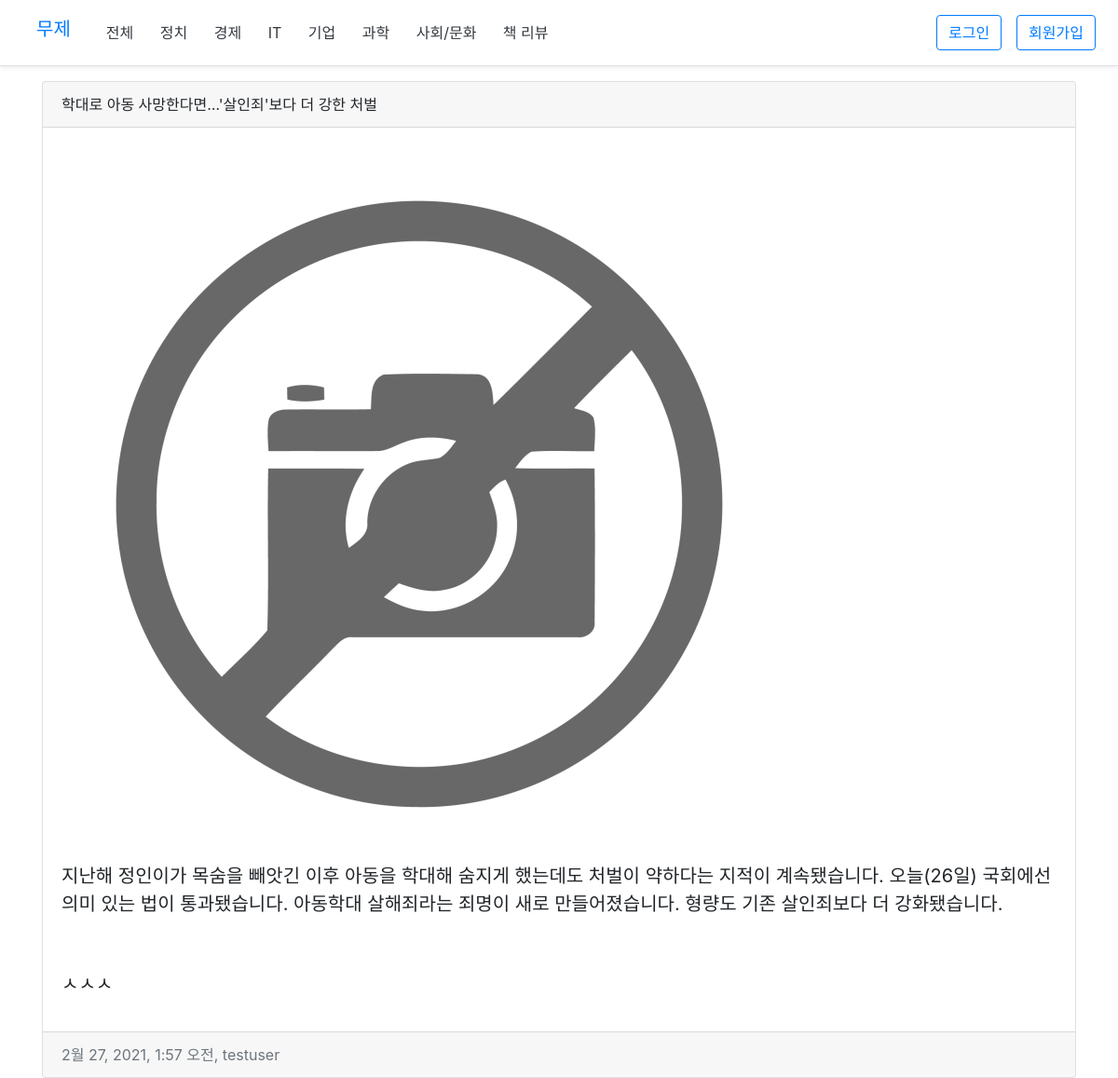
The app's page /23/ with its own data.
### posts/models.py (models this page shows, shortened)
class BaseModel(models.Model):
    created_at = models.DateTimeField(auto_now_add=True)
    updated_at = models.DateTimeField(auto_now=True)

class Posts(BaseModel):
    class CountryChoice(models.TextChoices):
        KOREA = "K", "국내"
        WORLD = "W", "해외"
    user = models.ForeignKey(settings.AUTH_USER_MODEL, related_name="posts_user", on_delete=CASCADE)
    title = models.CharField(max_length=100)
    image = models.TextField(blank=True)
    content = models.TextField()
    content_img = models.ImageField(upload_to="posts/%Y/%m/%d", blank=True, null=True)
    comment = models.TextField(blank=True, null=True)
    post_url = models.URLField()
    country = models.CharField(max_length=2, choices=CountryChoice.choices)
    category = models.ManyToManyField("Category")
    tag = models.ManyToManyField("Tag", blank=True)
    like_user_set = models.ManyToManyField(settings.AUTH_USER_MODEL, blank=True, related_name="like_user_set")
    class Meta:
        ordering = ['-id']
        verbose_name_plural = "Posts"

class BaseModel(models.Model):
    created_at = models.DateTimeField(auto_now_add=True)
    updated_at = models.DateTimeField(auto_now=True)

### accounts/models.py (models this page shows, shortened)
class User(AbstractUser):
    avatar = models.ImageField(blank=True, upload_to="accounts/%Y/%m")
    nickname = models.CharField(unique=True, max_length=10)
    bio = models.TextField(blank=True, max_length=255)

### posts/views.py (the view)
# urls.py: path('<int:pk>/', views.PostDetail.as_view(), name="posts_detail"),
class PostDetail(DetailView):
    model = models.Posts
    template_name = 'posts/posts_detail.html'
    context_object_name = 'forms'

### templates/posts/posts_detail.html
{% extends 'layout.html' %}
{% load bootstrap4 %}
{% block content %}
<div class="container">
    <div class="card">
        <div class="card-header">
            {{forms.title}}
        </div>
        <div class="card-body">
            <blockquote class="blockquote mb-0">
                {% if forms.content_img %}
                <img src={{forms.content_img.url}}>
            {% endif %}
                <p>{{forms.content}}</p>
            </blockquote>
    </div>
        <div class="card-body">
            <blockquote class="blockquote mb-0">
                <p>{{forms.comment}}</p>
            </blockquote>
        </div>
        <div class="card-footer text-muted">
            {{forms.created_at}}, {{forms.user}}
        </div>
    </div>
</div>
{% endblock %}

### records on screen
Posts: title "학대로 아동 사망한다면…'살인죄'보다 더 강한 처벌", content_img (placeholder picture), content "지난해 정인이가 목숨을 빼앗긴 이후 아동을 학대해 숨지게 했는데도 처벌이 약하다는 지적이 계속됐습니다. 오늘(26일) 국회에선 의미 있는 법이 통과됐습니다. 아동학대 살해죄라는 죄명이 새로 만들어졌습니다. 형량도 기존 살인죄보다 더 강화됐습니다.", comment "ㅅㅅㅅ", user "testuser"
BaseModel: created_at "2월 27, 2021, 1:57 오전"
